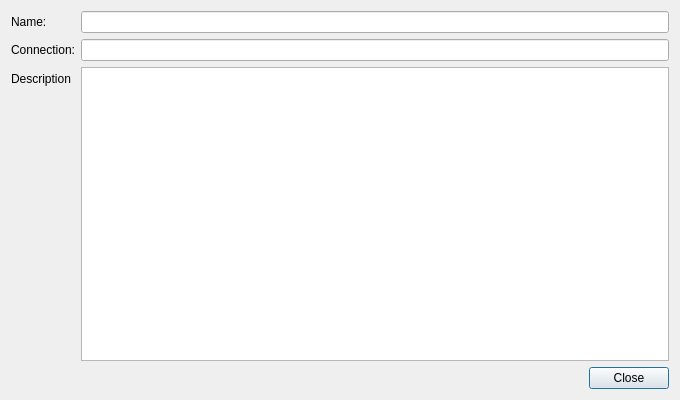
<?xml version="1.0" encoding="UTF-8"?>
<ui version="4.0">
 <class>ProjectInfoDialog</class>
 <widget class="QDialog" name="ProjectInfoDialog">
  <property name="geometry">
   <rect>
    <x>0</x>
    <y>0</y>
    <width>680</width>
    <height>400</height>
   </rect>
  </property>
  <property name="sizePolicy">
   <sizepolicy hsizetype="Expanding" vsizetype="Expanding">
    <horstretch>0</horstretch>
    <verstretch>0</verstretch>
   </sizepolicy>
  </property>
  <property name="windowTitle">
   <string>Project Information</string>
  </property>
  <layout class="QVBoxLayout" name="verticalLayout">
   <item>
    <layout class="QFormLayout" name="formLayout">
     <property name="fieldGrowthPolicy">
      <enum>QFormLayout::ExpandingFieldsGrow</enum>
     </property>
     <item row="0" column="0">
      <widget class="QLabel" name="label">
       <property name="text">
        <string>Name:</string>
       </property>
      </widget>
     </item>
     <item row="0" column="1">
      <widget class="QLineEdit" name="lineEditName">
       <property name="readOnly">
        <bool>true</bool>
       </property>
      </widget>
     </item>
     <item row="1" column="0">
      <widget class="QLabel" name="label_2">
       <property name="text">
        <string>Connection:</string>
       </property>
      </widget>
     </item>
     <item row="1" column="1">
      <widget class="QLineEdit" name="lineEditConnection">
       <property name="readOnly">
        <bool>true</bool>
       </property>
      </widget>
     </item>
     <item row="2" column="0">
      <widget class="QLabel" name="label_4">
       <property name="text">
        <string>Description</string>
       </property>
      </widget>
     </item>
     <item row="2" column="1">
      <widget class="QTextEdit" name="textEditDescription">
       <property name="readOnly">
        <bool>true</bool>
       </property>
      </widget>
     </item>
    </layout>
   </item>
   <item>
    <layout class="QHBoxLayout" name="horizontalLayout">
     <item>
      <spacer name="horizontalSpacer">
       <property name="orientation">
        <enum>Qt::Horizontal</enum>
       </property>
       <property name="sizeHint" stdset="0">
        <size>
         <width>40</width>
         <height>20</height>
        </size>
       </property>
      </spacer>
     </item>
     <item>
      <widget class="QPushButton" name="pushButton">
       <property name="text">
        <string>Close</string>
       </property>
      </widget>
     </item>
    </layout>
   </item>
  </layout>
 </widget>
 <resources/>
 <connections>
  <connection>
   <sender>pushButton</sender>
   <signal>clicked()</signal>
   <receiver>ProjectInfoDialog</receiver>
   <slot>accept()</slot>
   <hints>
    <hint type="sourcelabel">
     <x>351</x>
     <y>274</y>
    </hint>
    <hint type="destinationlabel">
     <x>146</x>
     <y>277</y>
    </hint>
   </hints>
  </connection>
 </connections>
</ui>
